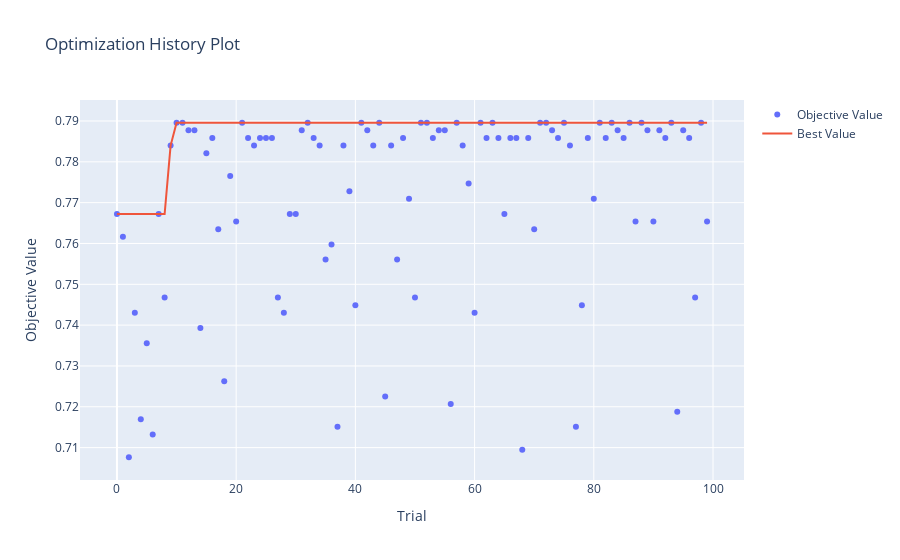

The notebook cell saved with this chart:
### Code cell
# 1. Optimization History
plot_optimization_history(study).show()
